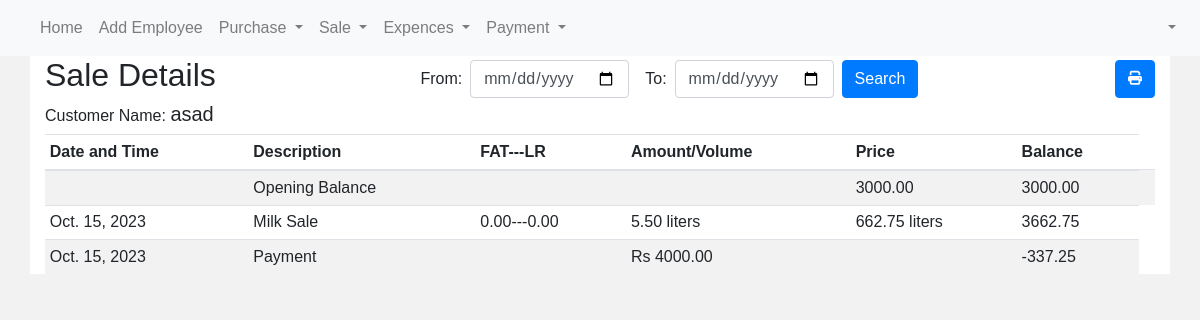
Page /view_customer/2/ on the committed database.
### Store/models.py (models this page shows, shortened)
class Employee(models.Model):
    USER_TYPE_CHOICES = [
        ('supplier', 'Supplier'),
        ('employee', 'Employee'),
        ('customer', 'Customer'),
    ]
    Employee_type = models.CharField(
        max_length=10,
        choices=USER_TYPE_CHOICES,
        default='customer',
    )
    profile_picture = models.ImageField(upload_to='profile_pictures/', blank=True, null=True)
    branch = models.ForeignKey(Branch, on_delete=models.SET_DEFAULT, default=1)
    name = models.CharField(max_length=100)
    phone_number = models.CharField(max_length=15, blank=True, null=True)
    address = models.TextField(blank=True, null=True)
    registration_date = models.DateTimeField(auto_now_add=True)
    opening_balance=models.DecimalField(max_digits=10, decimal_places=2,default=0.00)
    closing_balance=models.DecimalField(max_digits=10, decimal_places=2,default=0.00)

class MilkSale(models.Model):
    branch = models.ForeignKey(Branch, on_delete=models.CASCADE)
    customer = models.ForeignKey(Employee, on_delete=models.CASCADE)
    purchase_date = models.DateField()
    volume = models.DecimalField(max_digits=10, decimal_places=2)
    price_per_liter = models.DecimalField(max_digits=10, decimal_places=2)
    LR = models.DecimalField(max_digits=10, decimal_places=2,blank=True, null=True)
    Fat = models.DecimalField(max_digits=10, decimal_places=2,blank=True, null=True)
    SNF = models.DecimalField(max_digits=10, decimal_places=2,blank=True, null=True)
    price_on_TS = models.DecimalField(max_digits=10, decimal_places=2,blank=True, null=True)
    total_price = models.DecimalField(max_digits=10, decimal_places=2)
    purchase_datetime = models.DateTimeField(auto_now_add=True)

class ReceivedPayment(models.Model):
    branch = models.ForeignKey(Branch, on_delete=models.CASCADE)
    customer = models.ForeignKey(Employee, on_delete=models.CASCADE)
    amount_received = models.DecimalField(max_digits=10, decimal_places=2)
    payment_date = models.DateField()
    payment_method = models.CharField(max_length=50)
    notes = models.TextField(blank=True, null=True)
    received_datetime = models.DateTimeField(auto_now_add=True)
    balance=models.DecimalField(max_digits=10, decimal_places=2,default=0.00)

### Store/views.py (the view)
# urls.py: path('view_customer/<int:pid>/', views.view_customer, name='view_customer'),
def view_customer(request, pid):
    starting_date=None
    ending_date=None
    if request.method == 'POST':
        if 'submit2' in request.POST:
            starting_date = request.POST.get('from')
            ending_date = request.POST.get('to')
            print(starting_date,ending_date)
    customer = get_object_or_404(Employee, id=pid)
    if starting_date is not None and ending_date is not None:
        milk_sale = MilkSale.objects.filter(customer__id=pid,purchase_date__range=[starting_date, ending_date])
        payments = ReceivedPayment.objects.filter(customer__id=pid,payment_date__range=[starting_date, ending_date])
        expences = CustomerExpence.objects.filter(customer__id=pid,date__range=[starting_date, ending_date])
    else:
        milk_sale = MilkSale.objects.filter(customer__id=pid)
        payments = ReceivedPayment.objects.filter(customer__id=pid)
        expences = CustomerExpence.objects.filter(customer__id=pid)
    milk_sale = milk_sale.annotate(source=models.Value('MilkPurchase', output_field=models.CharField()))
    expences = expences.annotate(source=models.Value('Expences', output_field=models.CharField()))
    payments = payments.annotate(source=models.Value('MakePayment', output_field=models.CharField()))
    combined_data = list(milk_sale)+ list(expences) + list(payments)
    def get_record_date(record):
        if record.source == 'MilkPurchase':
            return record.purchase_date
        elif record.source == 'MakePayment':
            return record.payment_date
        elif record.source == 'Expences':
            return record.date  # Assuming there is an 'expense_date' field in the Expenses model
    combined_data.sort(key=get_record_date)
    opening_balance = customer.opening_balance  # Get the opening balance from the employee model
    balance = opening_balance  # Initialize balance with the opening balance
    for entry in combined_data:
        if entry.source == 'MilkPurchase':
            balance += entry.total_price
        elif entry.source=='Expences':
            balance+=entry.expence_amount
        else:
            balance -= entry.amount_received
        entry.balance = balance
    context = {
        'pid':pid,
        'opening_balance':opening_balance,
        'combined_data': combined_data,
        'customer': customer,  # Pass the customer object to the template
    }
    request.session['Sale_SD'] = starting_date
    request.session['Sale_ED'] = ending_date
    return render(request, 'manager/view_customers.html', context)

### Store/templates/manager/view_customers.html (shortened to what this page needs)
{% extends 'manager/manager_dashbord.html' %}
{% block content %}
<div class="container bg-white">
        <div class="d-flex justify-content-between align-items-center">
        <h2>Sale Details</h2>
        <form method="post" id="my-form" class="form-inline">
            <div class="form-group mx-2">
                <label for="date_field_from" class="mr-2">From:</label>
                <input type="date" id="date_field_from" class="form-control" name="from" required>
            </div>
            <div class="form-group mx-2">
                <label for="date_field_to" class="mr-2">To:</label>
                <input type="date" id="date_field_to" class="form-control" name="to" required>
            </div>
            <button type="submit" name="submit2" class="btn btn-primary">Search</button>
        </form>
        <a class="btn btn-primary" href="{% url 'customer_invoice' customer.id %}">
            <i class="fas fa-print fa-sm"></i>
        </a>
    </div>
    <p class="h6">Customer Name: <span class="h5">{{customer.name}}</span></p>
    <div class="table-responsive table-sm">
        <table class="table table-striped m-0 p-0 ">
            <thead>
                <tr>
                    <th>Date and Time</th>
                    <th>Description</th>
                    <th>FAT---LR</th>
                    <th>Amount/Volume</th>
                    <th>Price</th>
                    <th>Balance</th>
                </tr>
            </thead>
            <tbody>
                <tr>
                    <td></td>
                    <td>Opening Balance</td>
                    <td></td>
                    <td></td>
                    <td>{{opening_balance}}</td>
                    <td>{{opening_balance}}</td>
                    <td></td>
                </tr>
                {% for entry in combined_data %}
                <tr>
                    <td>
                        {% if entry.source == 'MilkPurchase' %}
                            {{ entry.purchase_date }}
                        {% elif entry.source == 'Expences' %}
                            {{ entry.date }}
                        {% else %}
                            {{ entry.payment_date }}
                        {% endif %}
                    </td>
                    <td>
                        {% if entry.source == 'MilkPurchase' %}
                            Milk Sale
                        {% elif entry.source == 'Expences' %}
                            {{ entry.expense_type }}
                        {% else %}
                            Payment
                        {% endif %}
                    </td>
                    <td>
                        {% if entry.source == 'MilkPurchase' %}
                            {{entry.Fat}}---{{entry.LR}}
                        {% endif %}
                    </td>
                    <td>
                        {% if entry.source == 'MilkPurchase' %}
                            {{ entry.volume }} liters
                        {% elif entry.source == 'Expences' %}
                            Rs {{ entry.expense_amount }}
                        {% else %}
                            Rs {{ entry.amount_received }}
                        {% endif %}
                    </td>
                    <td>
                        {% if entry.source == 'MilkPurchase' %}
                            {{ entry.total_price }} liters
                        {% endif %}
                    </td>
                    <td>
                        {{ entry.balance }}
                    </td>
                </tr>
            {% endfor %}
            </tbody>
        </table>
    </div>
</div>
{% endblock content %}

### Store/templates/manager/view_customers.html (style rules this page uses)
body { font-family: Arial, sans-serif; background-color: #f2f2f2; margin: 0; padding: 0; }

### rows in the picture
Employee: name "asad", opening_balance "3000.00"
MilkSale: purchase_date "Oct. 15, 2023", shows "Milk Sale", Fat "0.00", LR "0.00", volume "5.50", total_price "662.75", balance "3662.75"
ReceivedPayment: payment_date "Oct. 15, 2023", shows "Payment", amount_received "4000.00", balance "-337.25"
